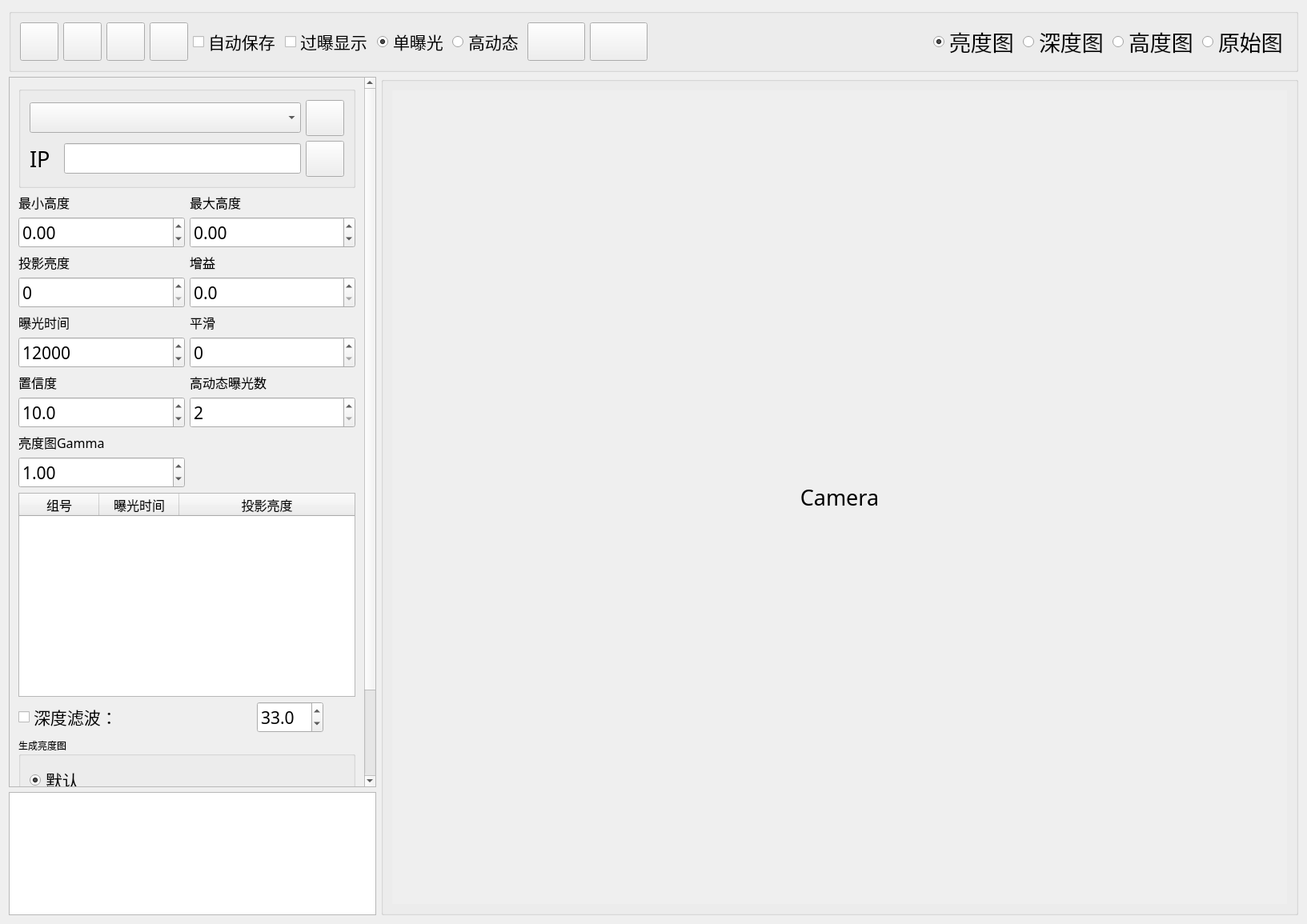
<?xml version="1.0" encoding="UTF-8"?>
<ui version="4.0">
 <class>CameraCaptureGui</class>
 <widget class="QWidget" name="CameraCaptureGui">
  <property name="geometry">
   <rect>
    <x>0</x>
    <y>0</y>
    <width>1633</width>
    <height>1155</height>
   </rect>
  </property>
  <property name="minimumSize">
   <size>
    <width>32</width>
    <height>32</height>
   </size>
  </property>
  <property name="font">
   <font>
    <family>微软雅黑</family>
    <pointsize>20</pointsize>
   </font>
  </property>
  <property name="windowTitle">
   <string>CameraCaptureGui</string>
  </property>
  <layout class="QGridLayout" name="gridLayout_3">
   <item row="0" column="0">
    <layout class="QVBoxLayout" name="verticalLayout_2" stretch="0,16">
     <item>
      <widget class="QGroupBox" name="groupBox_push_button">
       <property name="title">
        <string/>
       </property>
       <layout class="QHBoxLayout" name="horizontalLayout_4">
        <item>
         <widget class="QPushButton" name="pushButton_capture_continuous">
          <property name="maximumSize">
           <size>
            <width>48</width>
            <height>48</height>
           </size>
          </property>
          <property name="text">
           <string/>
          </property>
          <property name="icon">
           <iconset resource="dexforce_camera_gui.qrc">
            <normaloff>:/dexforce_camera_gui/image/video_start.png</normaloff>
            <normalon>:/dexforce_camera_gui/image/video_stop.png</normalon>:/dexforce_camera_gui/image/video_start.png</iconset>
          </property>
          <property name="iconSize">
           <size>
            <width>32</width>
            <height>32</height>
           </size>
          </property>
         </widget>
        </item>
        <item>
         <widget class="QPushButton" name="pushButton_capture_one_frame">
          <property name="maximumSize">
           <size>
            <width>48</width>
            <height>48</height>
           </size>
          </property>
          <property name="text">
           <string/>
          </property>
          <property name="icon">
           <iconset resource="dexforce_camera_gui.qrc">
            <normaloff>:/dexforce_camera_gui/image/capture.png</normaloff>:/dexforce_camera_gui/image/capture.png</iconset>
          </property>
          <property name="iconSize">
           <size>
            <width>32</width>
            <height>32</height>
           </size>
          </property>
         </widget>
        </item>
        <item>
         <widget class="QPushButton" name="pushButton_save_as">
          <property name="maximumSize">
           <size>
            <width>48</width>
            <height>48</height>
           </size>
          </property>
          <property name="text">
           <string/>
          </property>
          <property name="icon">
           <iconset resource="dexforce_camera_gui.qrc">
            <normaloff>:/dexforce_camera_gui/image/save.png</normaloff>:/dexforce_camera_gui/image/save.png</iconset>
          </property>
          <property name="iconSize">
           <size>
            <width>32</width>
            <height>32</height>
           </size>
          </property>
         </widget>
        </item>
        <item>
         <widget class="QPushButton" name="pushButton_open_folder">
          <property name="maximumSize">
           <size>
            <width>48</width>
            <height>48</height>
           </size>
          </property>
          <property name="text">
           <string/>
          </property>
          <property name="icon">
           <iconset resource="dexforce_camera_gui.qrc">
            <normaloff>:/dexforce_camera_gui/image/folder.png</normaloff>:/dexforce_camera_gui/image/folder.png</iconset>
          </property>
          <property name="iconSize">
           <size>
            <width>32</width>
            <height>32</height>
           </size>
          </property>
         </widget>
        </item>
        <item>
         <widget class="QCheckBox" name="checkBox_auto_save">
          <property name="font">
           <font>
            <pointsize>16</pointsize>
           </font>
          </property>
          <property name="text">
           <string>自动保存</string>
          </property>
         </widget>
        </item>
        <item>
         <widget class="QCheckBox" name="checkBox_over_exposure">
          <property name="font">
           <font>
            <pointsize>16</pointsize>
           </font>
          </property>
          <property name="text">
           <string>过曝显示</string>
          </property>
         </widget>
        </item>
        <item>
         <layout class="QHBoxLayout" name="horizontalLayout_8">
          <item>
           <widget class="QRadioButton" name="radioButton_single_exposure">
            <property name="font">
             <font>
              <pointsize>16</pointsize>
             </font>
            </property>
            <property name="text">
             <string>单曝光</string>
            </property>
            <property name="checked">
             <bool>true</bool>
            </property>
            <attribute name="buttonGroup">
             <string notr="true">buttonGroup_exposure</string>
            </attribute>
           </widget>
          </item>
          <item>
           <widget class="QRadioButton" name="radioButton_hdr_exposure">
            <property name="font">
             <font>
              <pointsize>16</pointsize>
             </font>
            </property>
            <property name="text">
             <string>高动态</string>
            </property>
            <attribute name="buttonGroup">
             <string notr="true">buttonGroup_exposure</string>
            </attribute>
           </widget>
          </item>
         </layout>
        </item>
        <item>
         <widget class="QPushButton" name="pushButton_test_accuracy">
          <property name="minimumSize">
           <size>
            <width>48</width>
            <height>48</height>
           </size>
          </property>
          <property name="text">
           <string/>
          </property>
          <property name="icon">
           <iconset resource="dexforce_camera_gui.qrc">
            <normaloff>:/dexforce_camera_gui/image/accuracy.png</normaloff>:/dexforce_camera_gui/image/accuracy.png</iconset>
          </property>
          <property name="iconSize">
           <size>
            <width>32</width>
            <height>32</height>
           </size>
          </property>
         </widget>
        </item>
        <item>
         <widget class="QPushButton" name="pushButton_calibrate_external_param">
          <property name="minimumSize">
           <size>
            <width>48</width>
            <height>48</height>
           </size>
          </property>
          <property name="text">
           <string/>
          </property>
          <property name="icon">
           <iconset resource="dexforce_camera_gui.qrc">
            <normaloff>:/dexforce_camera_gui/image/external_param.png</normaloff>:/dexforce_camera_gui/image/external_param.png</iconset>
          </property>
          <property name="iconSize">
           <size>
            <width>32</width>
            <height>32</height>
           </size>
          </property>
         </widget>
        </item>
        <item>
         <spacer name="horizontalSpacer">
          <property name="orientation">
           <enum>Qt::Horizontal</enum>
          </property>
          <property name="sizeHint" stdset="0">
           <size>
            <width>40</width>
            <height>20</height>
           </size>
          </property>
         </spacer>
        </item>
        <item>
         <layout class="QHBoxLayout" name="horizontalLayout_6">
          <item>
           <widget class="QRadioButton" name="radioButton_brightness">
            <property name="text">
             <string>亮度图</string>
            </property>
            <property name="checked">
             <bool>true</bool>
            </property>
            <attribute name="buttonGroup">
             <string notr="true">buttonGroup_image</string>
            </attribute>
           </widget>
          </item>
          <item>
           <widget class="QRadioButton" name="radioButton_depth_color">
            <property name="text">
             <string>深度图</string>
            </property>
            <attribute name="buttonGroup">
             <string notr="true">buttonGroup_image</string>
            </attribute>
           </widget>
          </item>
          <item>
           <widget class="QRadioButton" name="radioButton_depth_grey">
            <property name="text">
             <string>高度图</string>
            </property>
            <attribute name="buttonGroup">
             <string notr="true">buttonGroup_image</string>
            </attribute>
           </widget>
          </item>
          <item>
           <widget class="QRadioButton" name="radioButton_calibration">
            <property name="text">
             <string>原始图</string>
            </property>
            <property name="checked">
             <bool>false</bool>
            </property>
            <attribute name="buttonGroup">
             <string notr="true">buttonGroup_image</string>
            </attribute>
           </widget>
          </item>
         </layout>
        </item>
       </layout>
      </widget>
     </item>
     <item>
      <layout class="QHBoxLayout" name="horizontalLayout" stretch="2,5">
       <item>
        <layout class="QVBoxLayout" name="verticalLayout_5" stretch="0,1">
         <item>
          <widget class="QScrollArea" name="scrollArea">
           <property name="maximumSize">
            <size>
             <width>460</width>
             <height>16777215</height>
            </size>
           </property>
           <property name="widgetResizable">
            <bool>true</bool>
           </property>
           <widget class="QWidget" name="scrollAreaWidgetContents">
            <property name="geometry">
             <rect>
              <x>0</x>
              <y>0</y>
              <width>438</width>
              <height>931</height>
             </rect>
            </property>
            <layout class="QVBoxLayout" name="verticalLayout_3">
             <item>
              <layout class="QVBoxLayout" name="verticalLayout" stretch="0,0,0,0,0,0">
               <item>
                <widget class="QGroupBox" name="groupBox">
                 <property name="title">
                  <string/>
                 </property>
                 <layout class="QVBoxLayout" name="verticalLayout_6">
                  <item>
                   <layout class="QHBoxLayout" name="horizontalLayout_3" stretch="9,1">
                    <property name="spacing">
                     <number>6</number>
                    </property>
                    <item>
                     <widget class="QComboBox" name="comboBox_ip">
                      <property name="font">
                       <font>
                        <pointsize>16</pointsize>
                       </font>
                      </property>
                     </widget>
                    </item>
                    <item>
                     <widget class="QPushButton" name="pushButton_refresh">
                      <property name="maximumSize">
                       <size>
                        <width>48</width>
                        <height>48</height>
                       </size>
                      </property>
                      <property name="text">
                       <string/>
                      </property>
                      <property name="icon">
                       <iconset resource="dexforce_camera_gui.qrc">
                        <normaloff>:/dexforce_camera_gui/image/refresh.png</normaloff>:/dexforce_camera_gui/image/refresh.png</iconset>
                      </property>
                      <property name="iconSize">
                       <size>
                        <width>32</width>
                        <height>32</height>
                       </size>
                      </property>
                     </widget>
                    </item>
                   </layout>
                  </item>
                  <item>
                   <layout class="QHBoxLayout" name="horizontalLayout_5" stretch="1,8,1">
                    <item>
                     <widget class="QLabel" name="label_ip">
                      <property name="text">
                       <string>IP</string>
                      </property>
                     </widget>
                    </item>
                    <item>
                     <widget class="QLineEdit" name="lineEdit_ip">
                      <property name="font">
                       <font>
                        <pointsize>16</pointsize>
                       </font>
                      </property>
                      <property name="frame">
                       <bool>true</bool>
                      </property>
                     </widget>
                    </item>
                    <item>
                     <widget class="QPushButton" name="pushButton_connect">
                      <property name="sizePolicy">
                       <sizepolicy hsizetype="Preferred" vsizetype="Preferred">
                        <horstretch>3</horstretch>
                        <verstretch>0</verstretch>
                       </sizepolicy>
                      </property>
                      <property name="maximumSize">
                       <size>
                        <width>48</width>
                        <height>48</height>
                       </size>
                      </property>
                      <property name="text">
                       <string/>
                      </property>
                      <property name="icon">
                       <iconset resource="dexforce_camera_gui.qrc">
                        <normaloff>:/dexforce_camera_gui/image/connect.png</normaloff>:/dexforce_camera_gui/image/connect.png</iconset>
                      </property>
                      <property name="iconSize">
                       <size>
                        <width>32</width>
                        <height>32</height>
                       </size>
                      </property>
                     </widget>
                    </item>
                   </layout>
                  </item>
                 </layout>
                </widget>
               </item>
               <item>
                <layout class="QGridLayout" name="gridLayout">
                 <item row="11" column="1">
                  <widget class="QLabel" name="label_exposure_num">
                   <property name="font">
                    <font>
                     <pointsize>12</pointsize>
                    </font>
                   </property>
                   <property name="text">
                    <string>高动态曝光数</string>
                   </property>
                  </widget>
                 </item>
                 <item row="12" column="0">
                  <widget class="QDoubleSpinBox" name="doubleSpinBox_confidence">
                   <property name="font">
                    <font>
                     <pointsize>16</pointsize>
                    </font>
                   </property>
                   <property name="keyboardTracking">
                    <bool>false</bool>
                   </property>
                   <property name="decimals">
                    <number>1</number>
                   </property>
                   <property name="value">
                    <double>10.000000000000000</double>
                   </property>
                  </widget>
                 </item>
                 <item row="3" column="1">
                  <widget class="QLabel" name="label_max_z">
                   <property name="font">
                    <font>
                     <pointsize>12</pointsize>
                    </font>
                   </property>
                   <property name="text">
                    <string>最大高度</string>
                   </property>
                  </widget>
                 </item>
                 <item row="6" column="1">
                  <widget class="QDoubleSpinBox" name="doubleSpinBox_gain">
                   <property name="font">
                    <font>
                     <pointsize>16</pointsize>
                    </font>
                   </property>
                   <property name="keyboardTracking">
                    <bool>false</bool>
                   </property>
                   <property name="decimals">
                    <number>1</number>
                   </property>
                   <property name="maximum">
                    <double>24.000000000000000</double>
                   </property>
                  </widget>
                 </item>
                 <item row="6" column="0">
                  <widget class="QSpinBox" name="spinBox_led">
                   <property name="font">
                    <font>
                     <pointsize>16</pointsize>
                    </font>
                   </property>
                   <property name="frame">
                    <bool>true</bool>
                   </property>
                   <property name="keyboardTracking">
                    <bool>false</bool>
                   </property>
                   <property name="maximum">
                    <number>1023</number>
                   </property>
                   <property name="singleStep">
                    <number>10</number>
                   </property>
                  </widget>
                 </item>
                 <item row="4" column="0">
                  <widget class="QDoubleSpinBox" name="doubleSpinBox_min_z">
                   <property name="font">
                    <font>
                     <pointsize>16</pointsize>
                    </font>
                   </property>
                   <property name="frame">
                    <bool>true</bool>
                   </property>
                   <property name="keyboardTracking">
                    <bool>false</bool>
                   </property>
                   <property name="minimum">
                    <double>-9999.000000000000000</double>
                   </property>
                   <property name="maximum">
                    <double>9999.989999999999782</double>
                   </property>
                  </widget>
                 </item>
                 <item row="8" column="0">
                  <widget class="QLabel" name="label_exposure">
                   <property name="font">
                    <font>
                     <pointsize>12</pointsize>
                    </font>
                   </property>
                   <property name="text">
                    <string>曝光时间</string>
                   </property>
                  </widget>
                 </item>
                 <item row="4" column="1">
                  <widget class="QDoubleSpinBox" name="doubleSpinBox_max_z">
                   <property name="font">
                    <font>
                     <pointsize>16</pointsize>
                    </font>
                   </property>
                   <property name="frame">
                    <bool>true</bool>
                   </property>
                   <property name="keyboardTracking">
                    <bool>false</bool>
                   </property>
                   <property name="minimum">
                    <double>-9999.000000000000000</double>
                   </property>
                   <property name="maximum">
                    <double>9999.989999999999782</double>
                   </property>
                  </widget>
                 </item>
                 <item row="5" column="0">
                  <widget class="QLabel" name="label_led">
                   <property name="font">
                    <font>
                     <pointsize>12</pointsize>
                    </font>
                   </property>
                   <property name="text">
                    <string>投影亮度</string>
                   </property>
                  </widget>
                 </item>
                 <item row="11" column="0">
                  <widget class="QLabel" name="label_confidence">
                   <property name="font">
                    <font>
                     <pointsize>12</pointsize>
                    </font>
                   </property>
                   <property name="text">
                    <string>置信度</string>
                   </property>
                  </widget>
                 </item>
                 <item row="12" column="1">
                  <widget class="QSpinBox" name="spinBox_exposure_num">
                   <property name="font">
                    <font>
                     <pointsize>16</pointsize>
                    </font>
                   </property>
                   <property name="buttonSymbols">
                    <enum>QAbstractSpinBox::UpDownArrows</enum>
                   </property>
                   <property name="minimum">
                    <number>2</number>
                   </property>
                   <property name="maximum">
                    <number>6</number>
                   </property>
                   <property name="displayIntegerBase">
                    <number>10</number>
                   </property>
                  </widget>
                 </item>
                 <item row="3" column="0">
                  <widget class="QLabel" name="label_min_z">
                   <property name="font">
                    <font>
                     <pointsize>12</pointsize>
                    </font>
                   </property>
                   <property name="text">
                    <string>最小高度</string>
                   </property>
                  </widget>
                 </item>
                 <item row="10" column="0">
                  <widget class="QSpinBox" name="spinBox_camera_exposure">
                   <property name="font">
                    <font>
                     <pointsize>16</pointsize>
                    </font>
                   </property>
                   <property name="buttonSymbols">
                    <enum>QAbstractSpinBox::UpDownArrows</enum>
                   </property>
                   <property name="keyboardTracking">
                    <bool>false</bool>
                   </property>
                   <property name="minimum">
                    <number>1700</number>
                   </property>
                   <property name="maximum">
                    <number>100000</number>
                   </property>
                   <property name="singleStep">
                    <number>1000</number>
                   </property>
                   <property name="value">
                    <number>12000</number>
                   </property>
                  </widget>
                 </item>
                 <item row="10" column="1">
                  <widget class="QSpinBox" name="spinBox_smoothing">
                   <property name="font">
                    <font>
                     <pointsize>16</pointsize>
                    </font>
                   </property>
                   <property name="keyboardTracking">
                    <bool>false</bool>
                   </property>
                   <property name="maximum">
                    <number>5</number>
                   </property>
                   <property name="displayIntegerBase">
                    <number>10</number>
                   </property>
                  </widget>
                 </item>
                 <item row="13" column="0">
                  <widget class="QLabel" name="label_camera_gamma">
                   <property name="font">
                    <font>
                     <pointsize>12</pointsize>
                    </font>
                   </property>
                   <property name="inputMethodHints">
                    <set>Qt::ImhNone</set>
                   </property>
                   <property name="text">
                    <string>亮度图Gamma</string>
                   </property>
                  </widget>
                 </item>
                 <item row="5" column="1">
                  <widget class="QLabel" name="label_gain">
                   <property name="font">
                    <font>
                     <pointsize>12</pointsize>
                    </font>
                   </property>
                   <property name="text">
                    <string>增益</string>
                   </property>
                  </widget>
                 </item>
                 <item row="8" column="1">
                  <widget class="QLabel" name="label_smoothing">
                   <property name="font">
                    <font>
                     <pointsize>12</pointsize>
                    </font>
                   </property>
                   <property name="text">
                    <string>平滑</string>
                   </property>
                  </widget>
                 </item>
                 <item row="14" column="0">
                  <widget class="QDoubleSpinBox" name="doubleSpinBox_gamma">
                   <property name="font">
                    <font>
                     <pointsize>16</pointsize>
                    </font>
                   </property>
                   <property name="keyboardTracking">
                    <bool>false</bool>
                   </property>
                   <property name="minimum">
                    <double>0.100000000000000</double>
                   </property>
                   <property name="maximum">
                    <double>3.000000000000000</double>
                   </property>
                   <property name="singleStep">
                    <double>0.100000000000000</double>
                   </property>
                   <property name="value">
                    <double>1.000000000000000</double>
                   </property>
                  </widget>
                 </item>
                </layout>
               </item>
               <item>
                <widget class="QTableWidget" name="tableWidget_more_exposure">
                 <property name="sizePolicy">
                  <sizepolicy hsizetype="Expanding" vsizetype="Fixed">
                   <horstretch>0</horstretch>
                   <verstretch>0</verstretch>
                  </sizepolicy>
                 </property>
                 <property name="minimumSize">
                  <size>
                   <width>0</width>
                   <height>255</height>
                  </size>
                 </property>
                 <property name="maximumSize">
                  <size>
                   <width>16777215</width>
                   <height>16777215</height>
                  </size>
                 </property>
                 <property name="font">
                  <font>
                   <family>微软雅黑</family>
                   <pointsize>12</pointsize>
                  </font>
                 </property>
                 <property name="verticalScrollBarPolicy">
                  <enum>Qt::ScrollBarAlwaysOff</enum>
                 </property>
                 <property name="horizontalScrollBarPolicy">
                  <enum>Qt::ScrollBarAlwaysOff</enum>
                 </property>
                 <property name="alternatingRowColors">
                  <bool>true</bool>
                 </property>
                 <property name="rowCount">
                  <number>0</number>
                 </property>
                 <property name="columnCount">
                  <number>3</number>
                 </property>
                 <attribute name="horizontalHeaderVisible">
                  <bool>true</bool>
                 </attribute>
                 <attribute name="horizontalHeaderCascadingSectionResizes">
                  <bool>false</bool>
                 </attribute>
                 <attribute name="horizontalHeaderShowSortIndicator" stdset="0">
                  <bool>true</bool>
                 </attribute>
                 <attribute name="horizontalHeaderStretchLastSection">
                  <bool>true</bool>
                 </attribute>
                 <attribute name="verticalHeaderVisible">
                  <bool>false</bool>
                 </attribute>
                 <attribute name="verticalHeaderCascadingSectionResizes">
                  <bool>false</bool>
                 </attribute>
                 <column>
                  <property name="text">
                   <string>组号</string>
                  </property>
                  <property name="textAlignment">
                   <set>AlignCenter</set>
                  </property>
                 </column>
                 <column>
                  <property name="text">
                   <string>曝光时间</string>
                  </property>
                  <property name="textAlignment">
                   <set>AlignCenter</set>
                  </property>
                 </column>
                 <column>
                  <property name="text">
                   <string>投影亮度</string>
                  </property>
                  <property name="textAlignment">
                   <set>AlignCenter</set>
                  </property>
                 </column>
                </widget>
               </item>
               <item>
                <layout class="QGridLayout" name="gridLayout_4" columnstretch="1,0,0">
                 <property name="horizontalSpacing">
                  <number>6</number>
                 </property>
                 <item row="0" column="1">
                  <widget class="QDoubleSpinBox" name="doubleSpinBox_depth_filter">
                   <property name="font">
                    <font>
                     <pointsize>16</pointsize>
                    </font>
                   </property>
                   <property name="keyboardTracking">
                    <bool>false</bool>
                   </property>
                   <property name="decimals">
                    <number>1</number>
                   </property>
                   <property name="value">
                    <double>33.000000000000000</double>
                   </property>
                  </widget>
                 </item>
                 <item row="0" column="0">
                  <widget class="QCheckBox" name="checkBox_depth_filter">
                   <property name="font">
                    <font>
                     <pointsize>16</pointsize>
                    </font>
                   </property>
                   <property name="text">
                    <string>深度滤波：</string>
                   </property>
                  </widget>
                 </item>
                 <item row="0" column="2">
                  <spacer name="horizontalSpacer_2">
                   <property name="orientation">
                    <enum>Qt::Horizontal</enum>
                   </property>
                   <property name="sizeHint" stdset="0">
                    <size>
                     <width>40</width>
                     <height>20</height>
                    </size>
                   </property>
                  </spacer>
                 </item>
                </layout>
               </item>
               <item>
                <widget class="QGroupBox" name="groupBox_generate_brightness">
                 <property name="font">
                  <font>
                   <pointsize>9</pointsize>
                  </font>
                 </property>
                 <property name="title">
                  <string>生成亮度图</string>
                 </property>
                 <layout class="QHBoxLayout" name="horizontalLayout_2">
                  <item>
                   <layout class="QGridLayout" name="gridLayout_2">
                    <item row="2" column="0">
                     <widget class="QRadioButton" name="radioButton_generate_brightness_darkness_define">
                      <property name="font">
                       <font>
                        <pointsize>16</pointsize>
                       </font>
                      </property>
                      <property name="text">
                       <string>自定义不发光</string>
                      </property>
                     </widget>
                    </item>
                    <item row="1" column="0">
                     <widget class="QRadioButton" name="radioButton_generate_brightness_illuminsation_define">
                      <property name="font">
                       <font>
                        <pointsize>16</pointsize>
                       </font>
                      </property>
                      <property name="text">
                       <string>自定义发光</string>
                      </property>
                     </widget>
                    </item>
                    <item row="0" column="0">
                     <widget class="QRadioButton" name="radioButton_generate_brightness_default">
                      <property name="font">
                       <font>
                        <pointsize>16</pointsize>
                       </font>
                      </property>
                      <property name="text">
                       <string>默认</string>
                      </property>
                      <property name="checked">
                       <bool>true</bool>
                      </property>
                     </widget>
                    </item>
                    <item row="1" column="1">
                     <widget class="QLabel" name="label_exposure_define">
                      <property name="font">
                       <font>
                        <pointsize>12</pointsize>
                       </font>
                      </property>
                      <property name="text">
                       <string>曝光时间</string>
                      </property>
                     </widget>
                    </item>
                    <item row="2" column="1">
                     <widget class="QSpinBox" name="spinBox_camera_exposure_define">
                      <property name="maximumSize">
                       <size>
                        <width>16777215</width>
                        <height>16777215</height>
                       </size>
                      </property>
                      <property name="font">
                       <font>
                        <pointsize>16</pointsize>
                       </font>
                      </property>
                      <property name="keyboardTracking">
                       <bool>false</bool>
                      </property>
                      <property name="minimum">
                       <number>2000</number>
                      </property>
                      <property name="maximum">
                       <number>1000000</number>
                      </property>
                      <property name="singleStep">
                       <number>100</number>
                      </property>
                      <property name="value">
                       <number>12000</number>
                      </property>
                     </widget>
                    </item>
                   </layout>
                  </item>
                 </layout>
                </widget>
               </item>
               <item>
                <spacer name="verticalSpacer">
                 <property name="orientation">
                  <enum>Qt::Vertical</enum>
                 </property>
                 <property name="sizeHint" stdset="0">
                  <size>
                   <width>20</width>
                   <height>40</height>
                  </size>
                 </property>
                </spacer>
               </item>
              </layout>
             </item>
            </layout>
           </widget>
          </widget>
         </item>
         <item>
          <widget class="QTextBrowser" name="textBrowser_log">
           <property name="sizePolicy">
            <sizepolicy hsizetype="Preferred" vsizetype="Preferred">
             <horstretch>0</horstretch>
             <verstretch>0</verstretch>
            </sizepolicy>
           </property>
           <property name="maximumSize">
            <size>
             <width>460</width>
             <height>16777215</height>
            </size>
           </property>
           <property name="font">
            <font>
             <family>微软雅黑</family>
             <pointsize>10</pointsize>
            </font>
           </property>
          </widget>
         </item>
        </layout>
       </item>
       <item>
        <widget class="QGroupBox" name="groupBox_image">
         <property name="title">
          <string/>
         </property>
         <layout class="QVBoxLayout" name="verticalLayout_4" stretch="0">
          <item>
           <widget class="QLabel" name="label_image">
            <property name="sizePolicy">
             <sizepolicy hsizetype="Ignored" vsizetype="Ignored">
              <horstretch>0</horstretch>
              <verstretch>0</verstretch>
             </sizepolicy>
            </property>
            <property name="minimumSize">
             <size>
              <width>640</width>
              <height>400</height>
             </size>
            </property>
            <property name="autoFillBackground">
             <bool>true</bool>
            </property>
            <property name="text">
             <string>Camera</string>
            </property>
            <property name="alignment">
             <set>Qt::AlignCenter</set>
            </property>
           </widget>
          </item>
         </layout>
        </widget>
       </item>
      </layout>
     </item>
    </layout>
   </item>
  </layout>
 </widget>
 <layoutdefault spacing="6" margin="11"/>
 <resources>
  <include location="dexforce_camera_gui.qrc"/>
 </resources>
 <connections/>
 <buttongroups>
  <buttongroup name="buttonGroup_image"/>
  <buttongroup name="buttonGroup_exposure"/>
 </buttongroups>
</ui>
